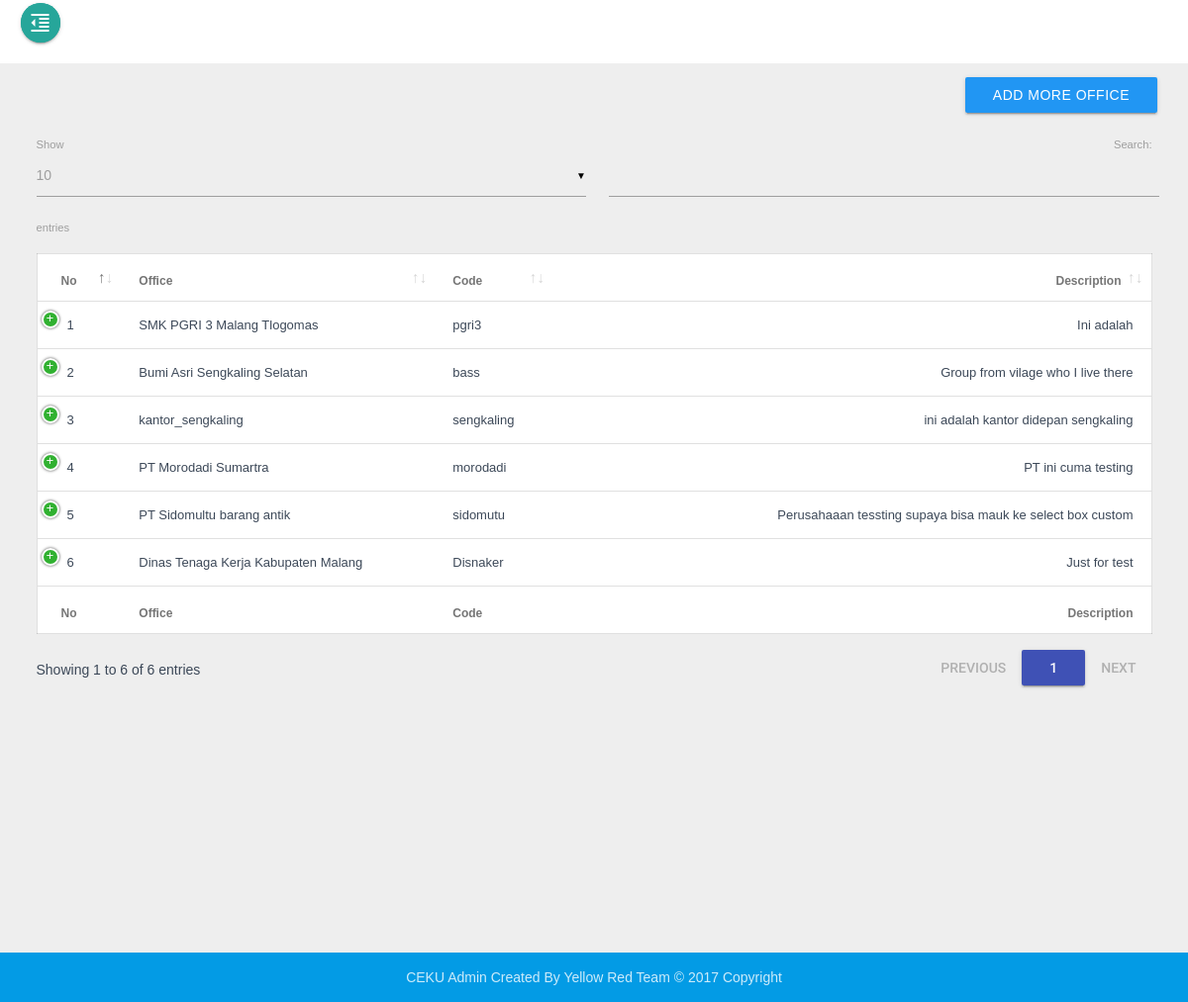
Page /wp-admin/office.php (signed in) on the earlier database version.
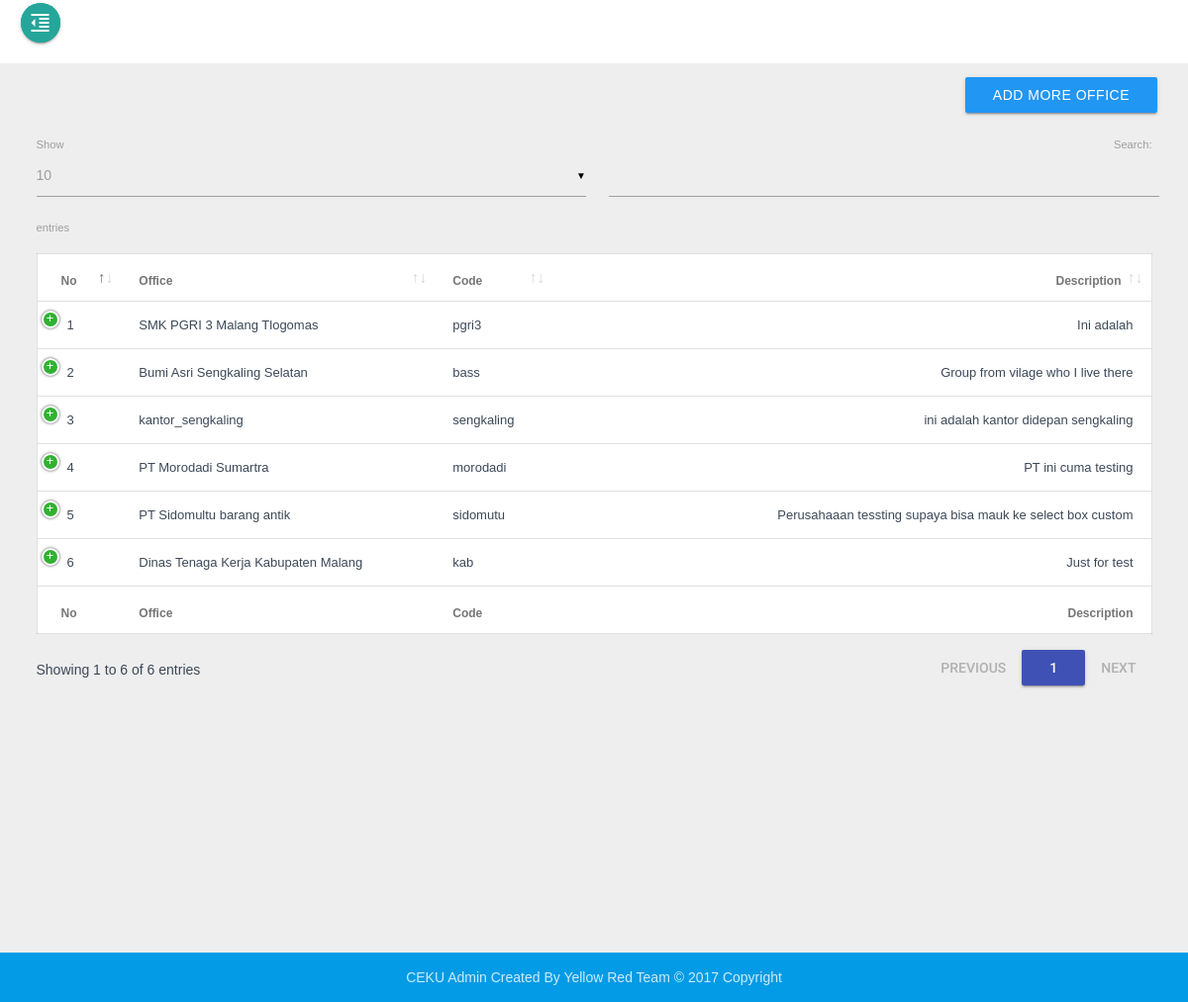
Same page on the later database version.
### tables this page shows
CREATE TABLE `office` (
  `Id_office` int(12) NOT NULL,
  `Office_name` varchar(225) NOT NULL,
  `Office_code` varchar(225) NOT NULL,
  `Description` text NOT NULL
);

### wp-admin/office.php (the view, shortened to what this page needs)
<?php
include("script/header_script.php");
?>
    <div class="wrapper animsition">
        <main class="main">
          <?php include("menu/header.php") ?>
            <div class="main-content section">
              <div class="row">
                  <div class="col s12 m12">
                    <div class="row">
                        <div class="col s12 m12" align="right">
                            <a href="add_office" class="waves-effect waves-light btn blue">
                                Add More Office
                            </a>
                        </div>
                    </div>
                      <table id="example" class="mdl-data-table" cellspacing="0" width="100%">
                          <thead>
                              <tr>
                                  <th>No</th>
                                  <th>Office</th>
                                  <th>Code</th>
                                  <th width="500px">Description</th>
                              </tr>
                          </thead>
                          <tfoot>
                              <tr>
                                  <th>No</th>
                                  <th>Office</th>
                                  <th>Code</th>
                                  <th width="500px">Description</th>
                              </tr>
                          </tfoot>
                          <tbody>
<?php
    $query = "SELECT * FROM office";
    $result = mysqli_query($con, $query);
    if($result->num_rows == 0){
        echo '<tr>
            <td colspan="4">
                <div align="center">
                    There is empty
                </div>
            </td>
        </tr>';
    }
    else{
    $no = 1;
    while($data = mysqli_fetch_assoc($result)){
        echo '
            <tr>
                <td>'.$no.'</td>
                <td>'.$data['Office_name'].'</td>
                <td>'.$data['Office_code'].'</td>
                <td>'.$data['Description'].'</td>
                <td>
                <a href="edit_office?id_office='.$data['Id_office'].'"
                    class="waves-effect waves-light btn blue">
                    <i class="material-icons">edit</i>
                </a>
                <a onclick="delet('.$data['Id_office'].')"class="waves-effect waves-light btn red btn toast-action-btn">
                    <i class="material-icons">delete_sweep</i>
                </a>
                </td>
            </tr>
        ';
    $no++;
                }
    }
  ?>
                          </tbody>
                      </table>
                  </div>
              </div>
          </div>
          <?php include("menu/footer.php") ?>
        </main>
    </div>
<?php include("script/footer_script.php"); ?>

### wp-admin/script/header_script.php (shortened to what this page needs)
<!DOCTYPE html>
<html lang="en">
<head>
  <link rel="stylesheet" href="css/main.min.css">
  <link rel="stylesheet" href="plugins/animsition/css/animsition.min.css" />
  <link href="plugins/datatable/dataTables.material.min.css" rel="stylesheet" />
  <link href="plugins/datatable/responsive.dataTables.min.css" rel="stylesheet" />
  <link href="plugins/datatable/material.min.css" rel="stylesheet" />
</head>
<body>

### wp-admin/menu/header.php
<section>
  <nav class="main-nav white">
      <div class="nav-wrapper row">
          <ul class="col s10 m6 left">
              <li>
                  <a class="btn btn-floating pulse" id="btn-toggle-own-sidenav">
                      <i class="material-icons">format_indent_decrease</i>
                  </a>
              </li>
          </ul>
      </div>
  </nav>
</section>

### wp-admin/menu/footer.php
<footer class="page-footer light-blue darken-1">
    <div class="footer-copyright">
        <div class="container">
            CEKU Admin Created By Yellow Red Team © 2017 Copyright
        </div>
    </div>
</footer>

### wp-admin/script/footer_script.php (shortened to what this page needs)
  </body>
</html>

Differences in the rows shown:
changed office "Dinas Tenaga Kerja Kabupaten Malang": Office_code "Disnaker" → "kab"
